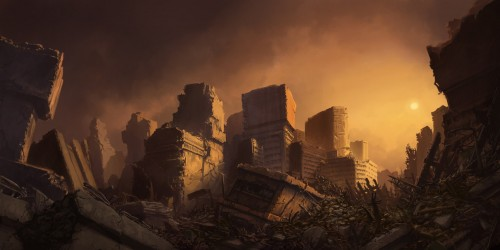
#> input picture DIP/image1.jpg, 500 x 250 px
$ python not_operation.py
#> lines starting #> are read from the running program, lines starting #| are printed output that depends on the picture
import cv2

img2 = cv2.imread("image1.jpg")
#> img2 is the input picture: shape (250, 500, 3); mean B, G, R 34.8, 52.4, 81
bitwise_not = cv2.bitwise_not(img2)
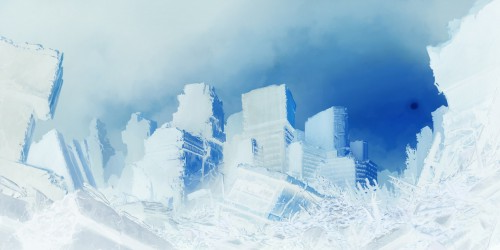
#> bitwise_not: shape (250, 500, 3); mean B, G, R 220.2, 202.6, 174

cv2.imshow("bitwise_not", bitwise_not)

cv2.waitKey(0)
cv2.destroyAllWindows()

$ run again, with DIP/image3.jpg copied over DIP/image1.jpg
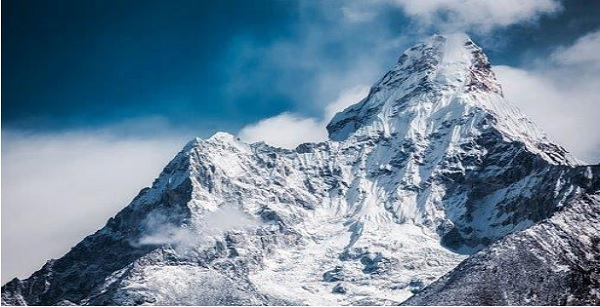
#> input picture DIP/image3.jpg, 600 x 307 px
#> img2 is the input picture: shape (307, 600, 3); mean B, G, R 153.9, 133.2, 108.1
#> `bitwise_not = cv2.bitwise_not(img2)`:
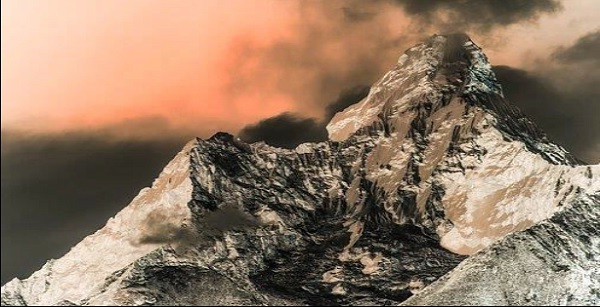
#> bitwise_not: shape (307, 600, 3); mean B, G, R 101.1, 121.8, 146.9

$ run again, with DIP/lake.jpg copied over DIP/image1.jpg
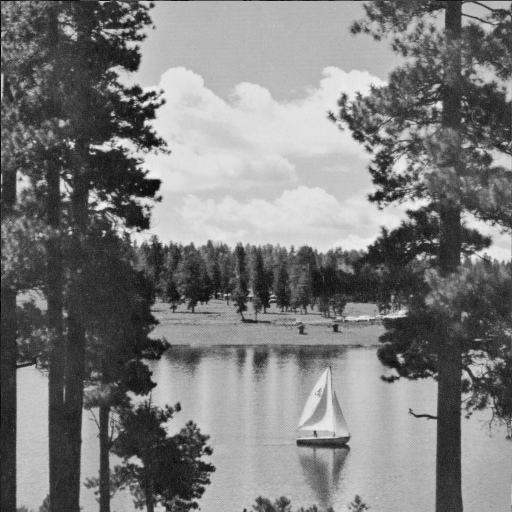
#> input picture DIP/lake.jpg, 512 x 512 px
#> img2 is the input picture: shape (512, 512, 3); min 1, max 239, mean 124.7
#> `bitwise_not = cv2.bitwise_not(img2)`:
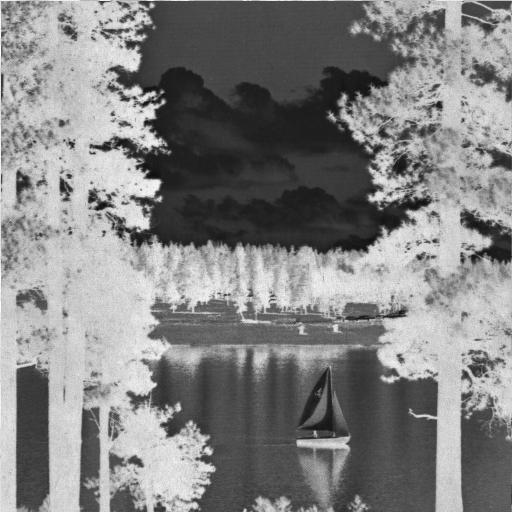
#> bitwise_not: shape (512, 512, 3); min 16, max 254, mean 130.3
